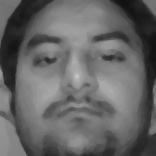
#> input picture dataSet/user.1.1.jpg, 156 x 156 px, given in place of the camera
$ python testDB.py
#> lines starting #> are read from the running program, lines starting #| are printed output that depends on the picture; after the words box and inside, x2 and y2 are one past the last pixel; in counts of white or black regions, pixels touching at a corner belong together
### FileHalding.py
import sqlite3
# [39 lines left out: functions addName, presentId, getName, not called in this run]

import cv2
eye_cascade = cv2.CascadeClassifier('haarcascade_eye.xml')

def Faceeye(faces):
        eye = eye_cascade.detectMultiScale(faces)
        i=0
        for (ex, ey, ew, eh) in eye:
            i=i+1
        print "Detected Eye "+str(i)
        return i

### testDB.py
import cv2
import numpy as np
import urllib

from FileHalding import addName, Faceeye
from MLBPHFunction import mlbph

url="http://192.168.43.143:8080/shot.jpg"
faceDetector=cv2.CascadeClassifier("haarcascade_frontalface_default.xml");


cam = cv2.VideoCapture(0)
name = 4
path="dataset"
if name is not 0:
        sampleno = 0
        while (True):
            cv2.waitKey(200)
            ret, img = cam.read()
#> img is the input picture: shape (156, 156, 3); min 17, max 201, mean 101.5

            '''imgResp = urllib.urlopen(url)
            imgNp = np.array(bytearray(imgResp.read()), dtype=np.uint8)
            img = cv2.imdecode(imgNp, -1)'''
            gray = img
            gray = cv2.cvtColor(img, cv2.COLOR_BGR2GRAY)
            faces = faceDetector.detectMultiScale(gray, 1.3, 5)
#> faces = [[8, 8, 136, 136]]
            for (x, y, w, h) in faces:
                face1 = gray[y:y + h, x:x + w];
                face=cv2.medianBlur(face1,5) #MLBPH Implimetation
                i = Faceeye(face)  # Check For eye in Sample Image
                if i == 2:
                    sampleno = sampleno + 1;
                    cv2.putText(img, "FaceCapture" + str(sampleno), (x + w / 2, y - 5), cv2.FONT_HERSHEY_DUPLEX, .4,
                                (255, 255, 255))
                    cv2.imwrite(path+"/user." + str(name) + "." + str(sampleno) + ".jpg", face)
                    cv2.rectangle(img, (x, y), (x + w, y + h), (0, 255, 0), 2)
                    cv2.waitKey(200)
                    cv2.imshow("Captured", face)
#> this loop made 1 pass
#> (x, y, w, h, eye in Faceeye, i, sampleno) on pass 1: (8, 8, 136, 136, [[17, 30, 42, 42], [81, 28, 42, 42]], 2, 1)
#| Detected Eye 2
#> pass 1, `face1 = gray[y:y + h, x:x + w];`:
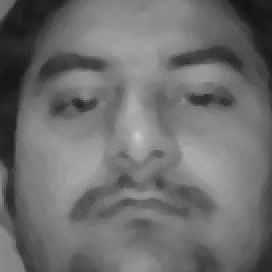
#> face1: shape (136, 136) (shown 2 times larger); min 19, max 201, mean 109.9
#> after the loop:
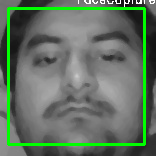
#> img: shape (156, 156, 3); 7.22% of pixels changed, all inside (x1, y1, x2, y2) = (7, 0, 155, 146)
#> after the loop, sampleno = 1
            cv2.imshow("face", img);
            if (sampleno >= 15):
                break;
        #cam.release();
        cv2.destroyAllWindows();
